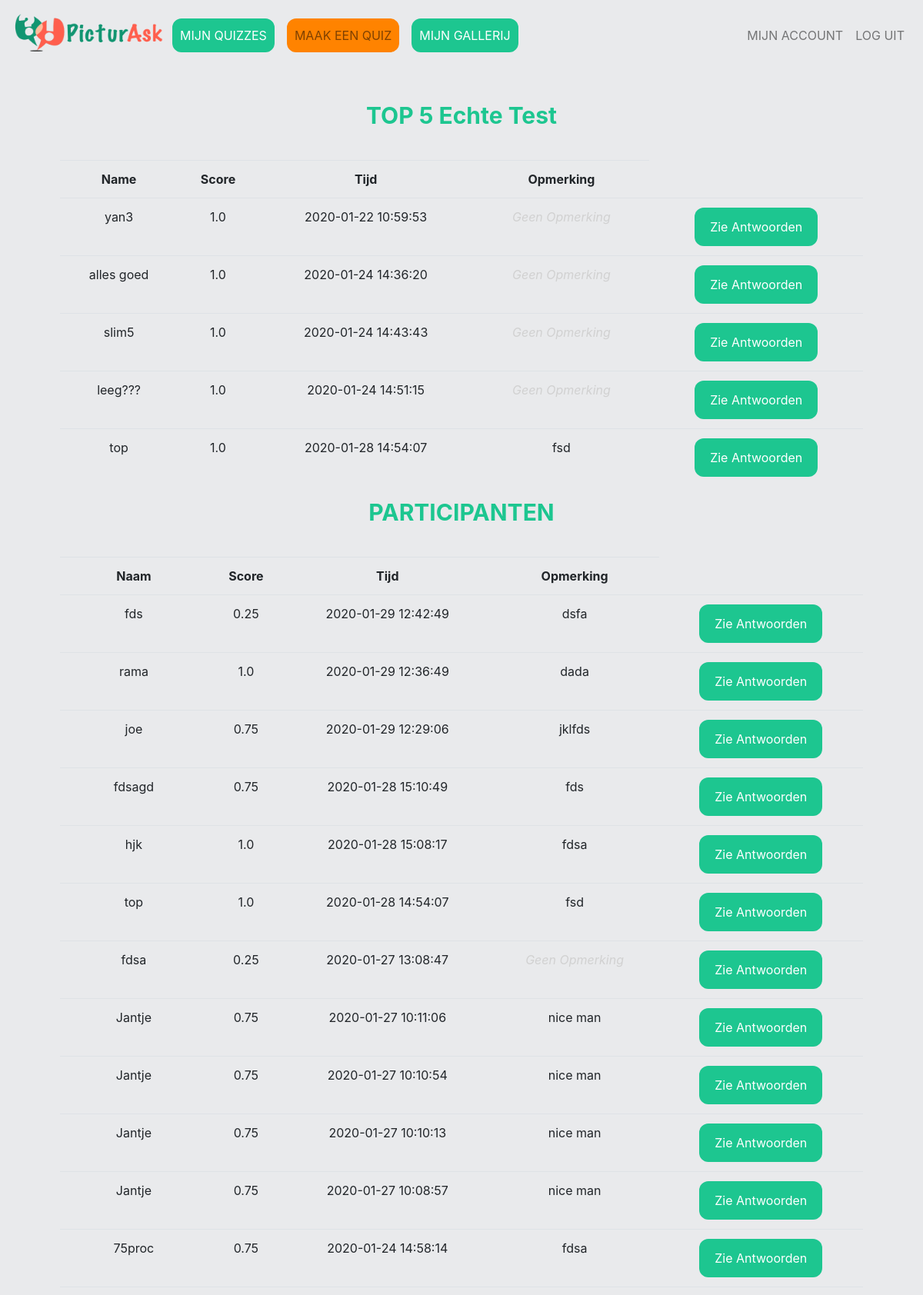
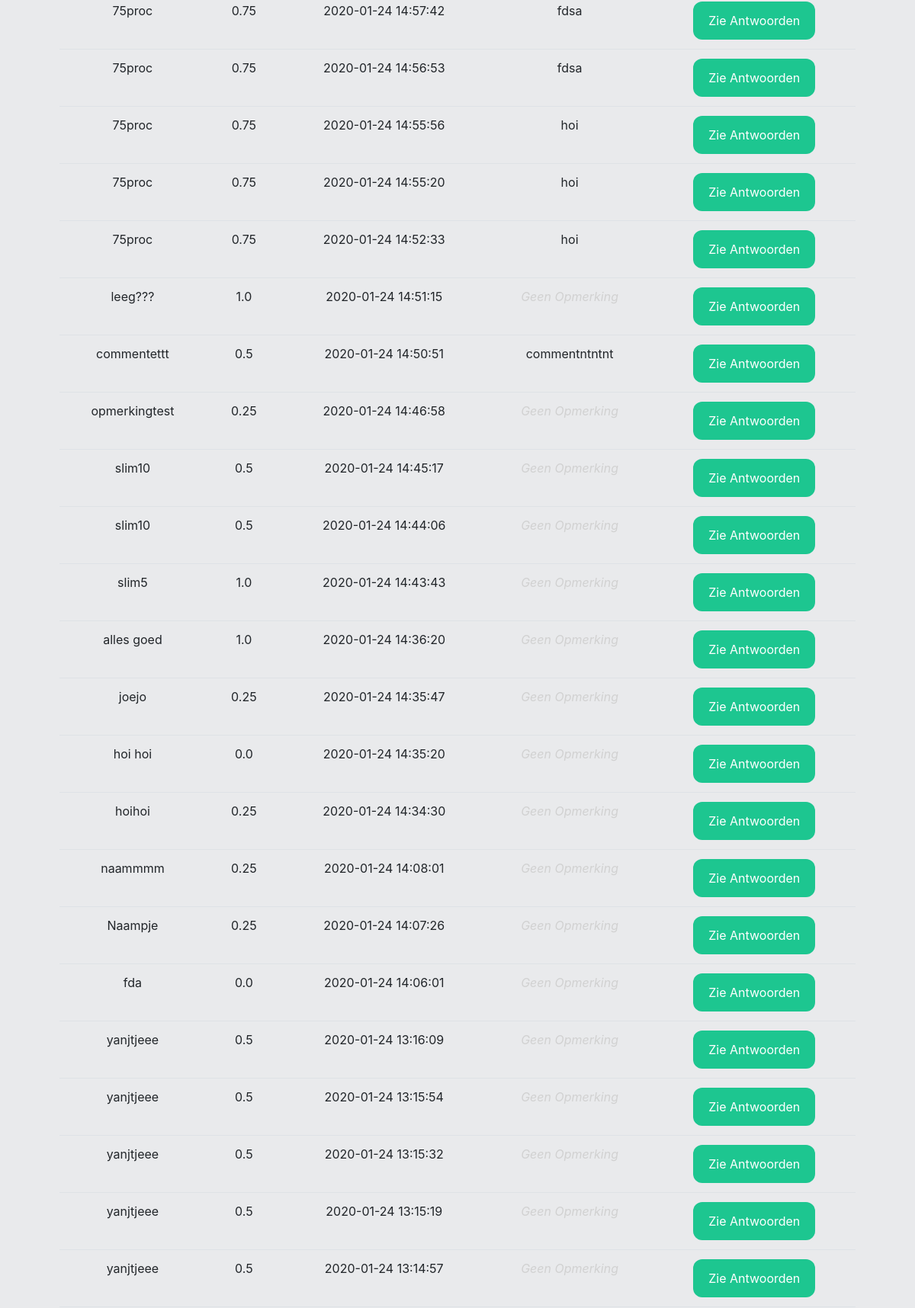
Screenshot of /results/59 (signed in, upper part) with the database file from the repository (2 pictures, top to bottom).
### tables this page shows
CREATE TABLE 'quizes' ('quiz_id' integer PRIMARY KEY AUTOINCREMENT NOT NULL,'user_id' integer NOT NULL, 'quiz_titel'  text NOT NULL  , 'date'  timestamp DEFAULT CURRENT_DATE  , 'gif' text, 'dankwoord' text);

CREATE TABLE 'participants' ('participant_id' integer PRIMARY KEY AUTOINCREMENT NOT NULL, 'quiz_id' integer NOT NULL, 'name' text NOT NULL,'score' real, 'time'  timestamp DEFAULT CURRENT_TIMESTAMP  , 'comment' text DEFAULT '');

### application.py (the view)
@app.route("/results/<quiz_id>", methods=["GET", "POST"])
@login_required
def results(quiz_id):
    quiz_naam = db.execute("SELECT quiz_titel FROM quizes WHERE quiz_id = :quiz_id", quiz_id=quiz_id)[0]["quiz_titel"]
    participanten_lijst = db.execute("SELECT * FROM participants WHERE quiz_id = :quiz_id", quiz_id=quiz_id)
    print(participanten_lijst)
    participanten_lijst.reverse()
    top_participanten = sorted(participanten_lijst, key=lambda x:x["score"])
    top_participanten.reverse()
    return render_template("results.html", participanten_lijst=participanten_lijst, quiz_naam=quiz_naam, top_participanten=top_participanten[:5])

### application.py (called while the page is built)
@app.after_request
def after_request(response):
    response.headers["Cache-Control"] = "no-cache, no-store, must-revalidate"
    response.headers["Expires"] = 0
    response.headers["Pragma"] = "no-cache"
    return response

### helpers.py (called while the page is built)
def login_required(f):
    @wraps(f)
    def decorated_function(*args, **kwargs):
        if session.get("user_id") is None:
            return redirect("/login")
        return f(*args, **kwargs)
    return decorated_function

### templates/results.html (shortened to what this page needs)
{% extends "layout.html" %}
{% block main %}
    <form action="/results/{{quiz_id}}" method="post">
        <div class="form-group">
            <table class="table table-hoverable">
                {% if top_participanten %}
                <h2>TOP 5 {{quiz_naam}}</h2>
                <tr>
                    <th>Name</th>
                    <th>Score</th>
                    <th>Tijd</th>
                    <th>Opmerking</th>
                </tr>
                {% for participant in top_participanten %}
                    <tr>
                        <td>{{participant["name"]}}</td>
                        <td>{{participant["score"]}}</td>
                        <td>{{participant["time"]}}</td>
                        {% if participant["comment"] == "" %}
                            <td><i><font color=#D1D1D1>Geen Opmerking</font></i></td>
                        {% else%}
                            <td>{{participant["comment"]}}</td>
                        {% endif %}
                        <td> <button type="button" class="btn login" style=width:160px; onclick="window.location.href='/antwoord/{{participant['participant_id']}}'">Zie Antwoorden</button></td>
                    </tr>
                {% endfor %}
            </table>
            <table class="table table-hoverable">
                <h2>PARTICIPANTEN {{quiz_name}}</h2>
                <tr>
                    <th>Naam</th>
                    <th>Score</th>
                    <th>Tijd</th>
                    <th>Opmerking</th>
                </tr>
                {% for participant in participanten_lijst %}
                    <tr>
                        <td>{{participant["name"]}}</td>
                        <td>{{participant["score"]}}</td>
                        <td>{{participant["time"]}}</td>
                        {% if participant["comment"] == "" %}
                            <td><i><font color=#D1D1D1>Geen Opmerking</font></i></td>
                        {% else%}
                            <td>{{participant["comment"]}}</td>
                        {% endif %}
                        <td> <button type="button" class="btn login" style=width:160px; onclick="window.location.href='/antwoord/{{participant['participant_id']}}'">Zie Antwoorden</button></td>
                    </tr>
                {% endfor %}
            </table>
        </div>
    </form>
    {% else %}
      <br><br><br><br><h2>Deze quiz heeft nog geen participanten</h2><br>
    {% endif %}
{% endblock %}

### static/styles.css (style rules this page uses)
body { background-color: #E9EAEC; background-repeat: no-repeat; background-size: cover; }
table { margin-top: 40px; }
button { -webkit-transition-duration: 0.4s; transition-duration: 0.4s; width:50%; height: 50px; background-color: #1DC690; color: #3D550C; border-radius: 12px; }
h2 { font-size: 30px; font-weight: bold; color: #1DC690; }
.login { -webkit-transition-duration: 0.4s; transition-duration: 0.4s; width:30%; height: 50px; background-color: #1DC690; outline: none; color: white; border-radius: 12px; }

### rows the page displays
quizes: quiz_titel "Echte Test"
participants: name "yan3", score "1.0", time "2020-01-22 10:59:53", comment "Geen Opmerking"
participants: name "alles goed", score "1.0", time "2020-01-24 14:36:20", comment "Geen Opmerking"
participants: name "slim5", score "1.0", time "2020-01-24 14:43:43", comment "Geen Opmerking"
participants: name "leeg???", score "1.0", time "2020-01-24 14:51:15", comment "Geen Opmerking"
participants: name "top", score "1.0", time "2020-01-28 14:54:07", comment "fsd"
participants: name "fds", score "0.25", time "2020-01-29 12:42:49", comment "dsfa"
participants: name "rama", score "1.0", time "2020-01-29 12:36:49", comment "dada"
participants: name "joe", score "0.75", time "2020-01-29 12:29:06", comment "jklfds"
participants: name "fdsagd", score "0.75", time "2020-01-28 15:10:49", comment "fds"
participants: name "hjk", score "1.0", time "2020-01-28 15:08:17", comment "fdsa"
participants: name "fdsa", score "0.25", time "2020-01-27 13:08:47", comment "Geen Opmerking"
participants: name "Jantje", score "0.75", time "2020-01-27 10:11:06", comment "nice man"
participants: name "Jantje", score "0.75", time "2020-01-27 10:10:54", comment "nice man"
participants: name "Jantje", score "0.75", time "2020-01-27 10:10:13", comment "nice man"
participants: name "Jantje", score "0.75", time "2020-01-27 10:08:57", comment "nice man"
participants: name "75proc", score "0.75", time "2020-01-24 14:58:14", comment "fdsa"
participants: name "75proc", score "0.75", time "2020-01-24 14:57:42", comment "fdsa"
participants: name "75proc", score "0.75", time "2020-01-24 14:56:53", comment "fdsa"
participants: name "75proc", score "0.75", time "2020-01-24 14:55:56", comment "hoi"
participants: name "75proc", score "0.75", time "2020-01-24 14:55:20", comment "hoi"
participants: name "75proc", score "0.75", time "2020-01-24 14:52:33", comment "hoi"
participants: name "commentettt", score "0.5", time "2020-01-24 14:50:51", comment "commentntntnt"
participants: name "opmerkingtest", score "0.25", time "2020-01-24 14:46:58", comment "Geen Opmerking"
participants: name "slim10", score "0.5", time "2020-01-24 14:45:17", comment "Geen Opmerking"
participants: name "slim10", score "0.5", time "2020-01-24 14:44:06", comment "Geen Opmerking"
participants: name "joejo", score "0.25", time "2020-01-24 14:35:47", comment "Geen Opmerking"
participants: name "hoi hoi", score "0.0", time "2020-01-24 14:35:20", comment "Geen Opmerking"
participants: name "hoihoi", score "0.25", time "2020-01-24 14:34:30", comment "Geen Opmerking"
participants: name "naammmm", score "0.25", time "2020-01-24 14:08:01", comment "Geen Opmerking"
participants: name "Naampje", score "0.25", time "2020-01-24 14:07:26", comment "Geen Opmerking"
participants: name "fda", score "0.0", time "2020-01-24 14:06:01", comment "Geen Opmerking"
participants: name "yanjtjeee", score "0.5", time "2020-01-24 13:16:09", comment "Geen Opmerking"
participants: name "yanjtjeee", score "0.5", time "2020-01-24 13:15:54", comment "Geen Opmerking"
participants: name "yanjtjeee", score "0.5", time "2020-01-24 13:15:32", comment "Geen Opmerking"
participants: name "yanjtjeee", score "0.5", time "2020-01-24 13:15:19", comment "Geen Opmerking"
participants: name "yanjtjeee", score "0.5", time "2020-01-24 13:14:57", comment "Geen Opmerking"
